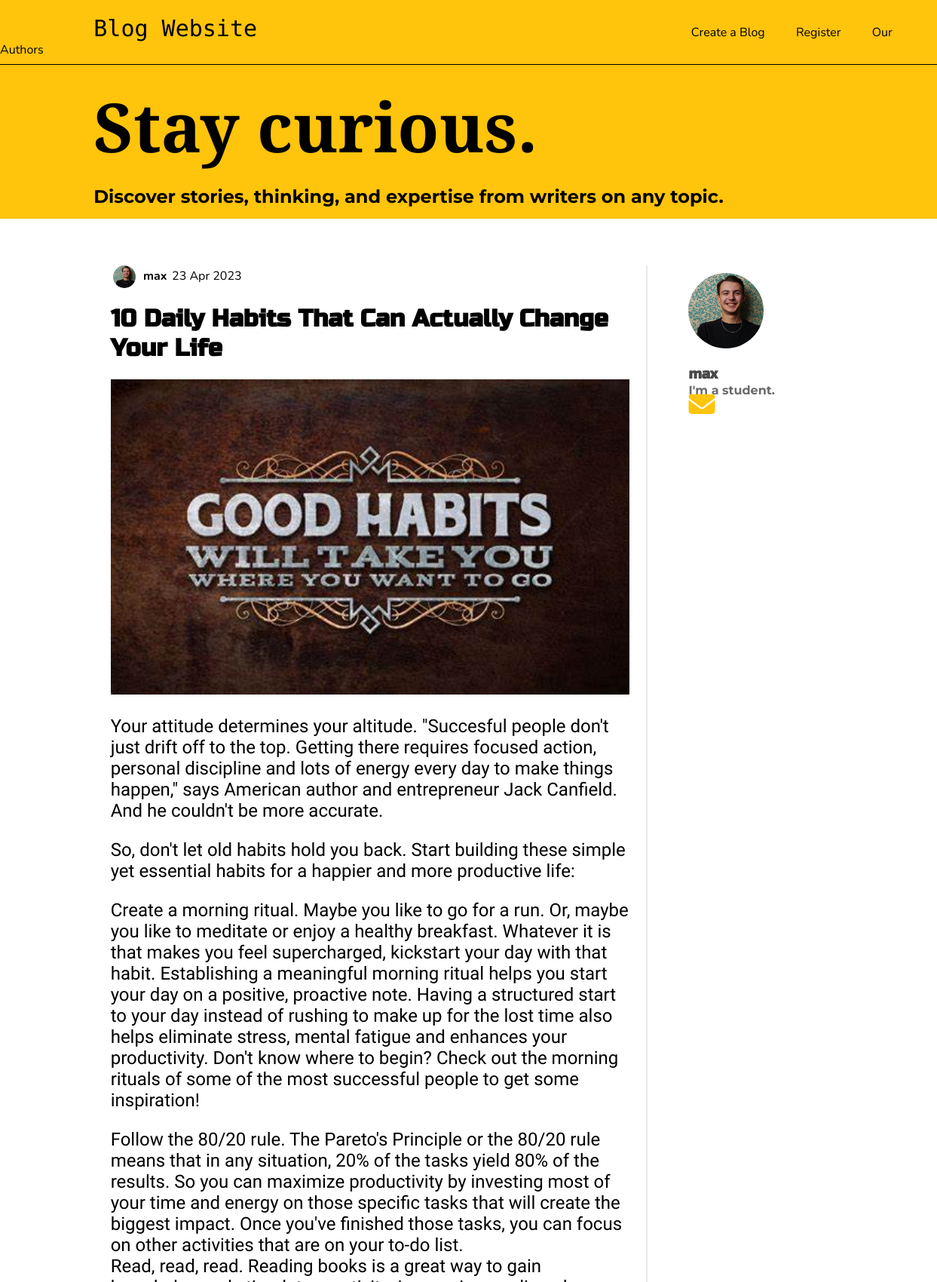
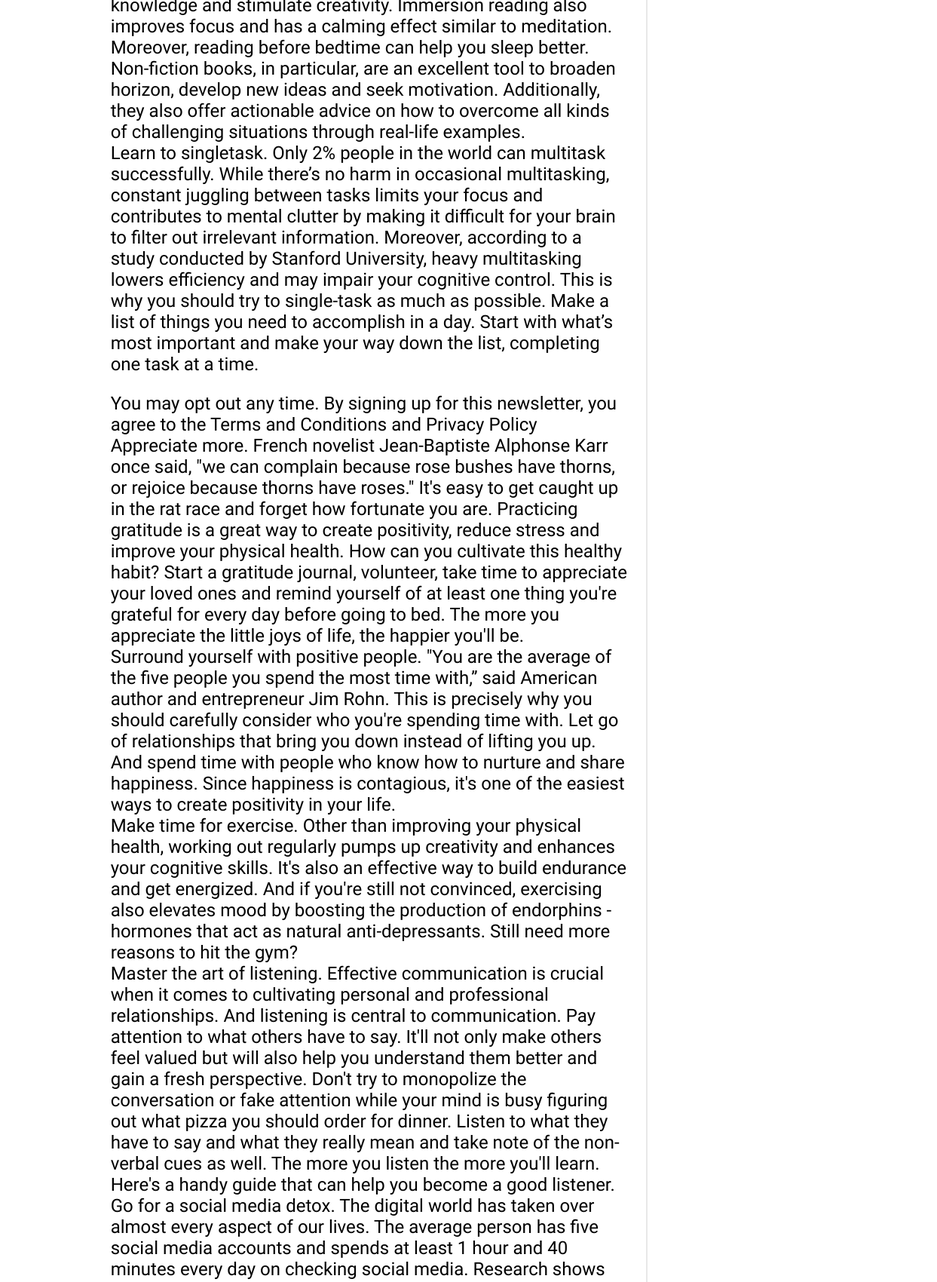
Page /posts/10-daily-habits-that-can-actually-change-your-life (upper part) on the committed database (2 pictures, top to bottom).
### blog/models.py (models this page shows, shortened)
class Author(models.Model):
    author_name = models.CharField(max_length=50)
    author_image = models.ImageField(upload_to="authors_images",null=True)
    about_author = models.TextField(validators=[MinLengthValidator(10)])
    email_address = models.EmailField()

class Post(models.Model):
    title = models.CharField(max_length=150)
    blog_image = models.ImageField(upload_to="blogs_images",null=True)
    date = models.DateField(auto_now=True)
    slug = models.SlugField(unique=True,db_index=True)
    content = models.TextField(validators=[MinLengthValidator(10)])
    author = models.ForeignKey(Author, on_delete=models.SET_NULL, null=True, related_name="posts")

### blog/views.py (the view, shortened to what this page needs)
# urls.py: path("posts/<slug:slug>",views.SinglePostView.as_view(),name="single-post-page"),
class SinglePostView(View):
    def get(self, request, slug):
        post = Post.objects.get(slug=slug)
        context={
            "post" : post,
            "author": post.author,
            "comment_form": CommentForm(),
            "comments":post.comments.all().order_by("-id") # type: ignore
        }
        return render(request, "blog/single_post.html",context)

### blog/templates/blog/single_post.html (shortened to what this page needs)
{% load static %}
<!DOCTYPE html>
<html lang="en">
<head>
    <link rel="stylesheet" href="{% static "blog/single_post.css" %}" />
</head>
<body>
    <div class="top-nav" >
        <a href="/" class="blog-website" style="font-family: 'Monoton', cursive;" >Blog Website</a>
        <a href="{% url "create-post-page" %}" class="create" > Create a Blog</a>
        <a href="{% url "register-page" %}" class="register"> Register</a>
        <a href="{% url "all-authors-page" %}" class="our-authors"> Our Authors</a>
        <hr>
        <h1>Stay curious.</h1>
        <h2>Discover stories, thinking, and expertise from writers on any topic.</h2>
    </div>
    <div class="container">
        <div class="blog">
            <div class="image-author-container">
                    <img src="{{author.author_image.url}}" alt="avatar" />
                    <div class="name-date-container">
                        <h4>{{author.author_name }}</h4>
                        <time>{{post.date|date:"d M Y"}}</time>
                    </div>
            </div>
            <div class="blog-content">
                <h1>{{post.title}}</h1>
                <img src="{{post.blog_image.url}}" alt="{{post.title}}" />
                <p>{{post.content|linebreaks}}</p>
            </div>
        </div>
        <div class="author-comment">
            <div class="author-box">
                <img src="{{author.author_image.url}}" alt="{{author.author_name}}" />
                <h3>{{author.author_name }}</h3>
                <p>{{author.about_author }}</p>
                <a href="mailto:{{author.email_address }}">
                   <i class="fa fa-solid fa-envelope fa-2xl" style="color: #ffc40c;font-size:35px;"></i>
                </a>
            </div>
        </div>
    </div>
  </body>
</html>

### blog/static/blog/single_post.css (style rules this page uses)
body { margin: 0; }
.top-nav { background-color: rgb(255, 196, 12); padding-top: 20px; padding-bottom: 20px; }
.top-nav a { text-decoration: none; color: black; font-family: "Nunito", sans-serif; }
.top-nav hr { color: black; background-color: black; height: 1px; border-width: 0; }
.top-nav h1 { font-family: "Crimson Text", serif; padding-top: 0; margin-top: 20px; margin-bottom: 25px; padding-left: 10%; font-size: 90px; }
.top-nav h2 { font-family: "Montserrat", sans-serif; margin: 0; line-height: 0.7; padding-left: 10%; }
.blog-website { margin-left: 10%; font-size: 30px; }
.create { margin-left: 46%; }
.register { margin-left: 3%; }
.our-authors { margin-left: 3%; }
.container { padding-top: 5%; padding-left: 10%; display: flex; margin-bottom: 30px; }
.blog { width: 70%; height: 90%; padding-left: 2%; padding-right: 2%; padding-bottom: 0; border-right: 2px solid #e8e8e8; border-bottom: 2px solid #e8e8e8; border-bottom-right-radius: 10px; }
.image-author-container { height: 30px; display: flex; }
.image-author-container img { object-fit: cover; width: 30px; height: 30px; border-radius: 50%; margin-left: 0.5%; margin-right: 0.5%; }
.name-date-container { width: 100%; display: flex; font-family: "Nunito", sans-serif; }
.name-date-container h4 { padding: 0; padding-left: 1%; padding-top: 0.5%; margin: 0; }
.name-date-container time { padding: 0; padding-left: 1%; padding-top: 0.5%; margin: 0; }
.blog-content h1 { font-family: "Russo One", sans-serif; }
.blog-content img { width: 100%; }
.blog-content p { font-family: "Ysabeau", sans-serif; font-size: 24px; margin-bottom: 0; }
.author-comment { margin-left: 10px; margin-right: 10px; width: 35%; padding: 10px; position: relative; }
.author-box { width: 70%; margin-left: 10%; }
.author-box img { object-fit: cover; width: 100px; height: 100px; border-radius: 50%; }
.author-box h3 { font-family: "Russo One", sans-serif; color: #484848; font-weight: bold; margin-bottom: 1px; }
.author-box p { margin-top: 0; font-family: "Montserrat", sans-serif; font-weight: bold; color: #696969; margin-bottom: 2px; }

### rows in the picture
Author: author_image (picture), author_name "max", about_author "I'm a student."
Post: date "23 Apr 2023", title "10 Daily Habits That Can Actually Change Your Life", blog_image (picture), content "Your attitude determines your altitude. \"Succesful people don't just drift off to the top. Getting there requires focused action, personal discipline and lots of energy every day to make things happen,\" says American author and entrepreneur Jack Canfield. And he couldn't be more accurate. So, don't let old habits hold you back. Start building these simple yet essential habits for a happier and more productive life: Create a morning ritual. Maybe you like to go for a run. Or, maybe you like to meditate or enjoy a healthy breakfast. Whatever it is that makes you feel supercharged, kickstart your day with that habit. Establishing a meaningful morning ritual helps you start your day on a…"
